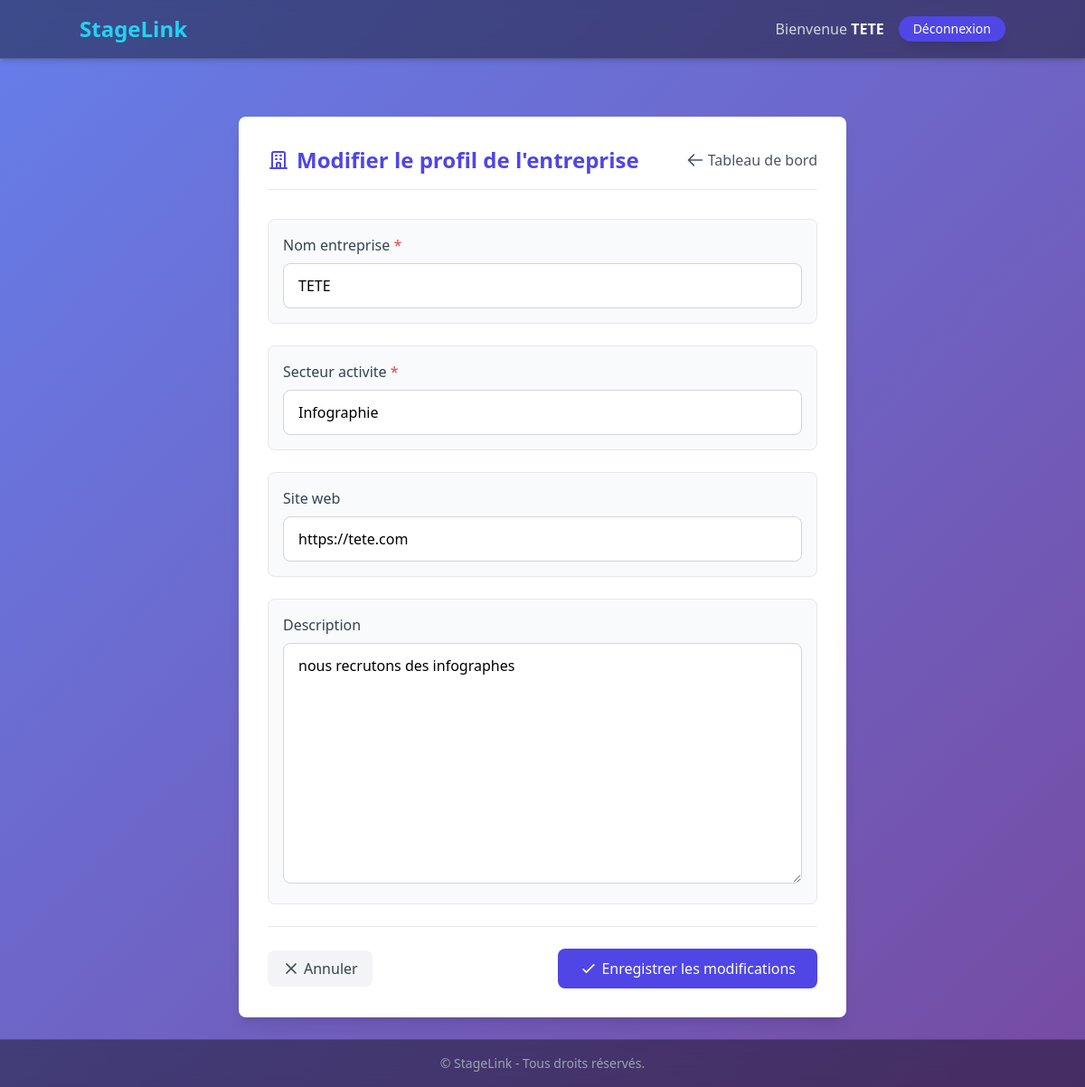
/entreprise/modifier-profil/ (signed in), run on the app's committed database.
### accounts/models.py (models this page shows, shortened)
class CustomUser(AbstractBaseUser, PermissionsMixin):
    email = models.EmailField(unique=True)
    username = models.CharField(max_length=255, unique=True)
    user_type = models.CharField(
        max_length=20,
        choices=[('etudiant', 'Étudiant'), ('entreprise', 'Entreprise')],
        default='etudiant'
    )
    is_active = models.BooleanField(default=True)
    is_staff = models.BooleanField(default=False)
    objects = CustomUserManager()
    USERNAME_FIELD = 'email'
    REQUIRED_FIELDS = ['username']

### entreprises/models.py (models this page shows, shortened)
class Entreprise(models.Model):
    user = models.OneToOneField(CustomUser, on_delete=models.CASCADE)
    nom_entreprise = models.CharField(max_length=255)
    secteur_activite = models.CharField(max_length=255)
    site_web = models.URLField(blank=True)
    description = models.TextField(blank=True)

### entreprises/views.py (the view)
# urls.py: path('modifier-profil/', views.modifier_profil_entreprise, name='modifier_profil_entreprise'),
@login_required
def modifier_profil_entreprise(request):
    entreprise = get_object_or_404(Entreprise, user=request.user)
    if request.method == 'POST':
        form = EntrepriseProfilForm(request.POST, instance=entreprise)
        if form.is_valid():
            form.save()
            return redirect('tableau_de_bord_entreprise')
    else:
        form = EntrepriseProfilForm(instance=entreprise)
    return render(request, 'entreprises/modifier_profil_entreprise.html', {'form': form})

### entreprises/forms.py
class EntrepriseProfilForm(forms.ModelForm):
    class Meta:
        model = Entreprise
        fields = ['nom_entreprise', 'secteur_activite', 'site_web', 'description']
        widgets = {
            'nom_entreprise': forms.TextInput(attrs={'class': 'border p-2 w-full rounded'}),
            'secteur_activite': forms.TextInput(attrs={'class': 'border p-2 w-full rounded'}),
            'site_web': forms.URLInput(attrs={'class': 'border p-2 w-full rounded'}),
            'description': forms.Textarea(attrs={'class': 'border p-2 w-full rounded'}),
        }

### entreprises/templates/entreprises/modifier_profil_entreprise.html (shortened to what this page needs)
{% extends "base.html" %}
{% load widget_tweaks %}
{% block content %}
<div class="max-w-2xl mx-auto mt-10 p-8 bg-white rounded-lg shadow-lg">
  <div class="flex justify-between items-center mb-8 border-b pb-4">
    <h2 class="text-2xl font-bold text-indigo-600">
      <span class="flex items-center">
        Modifier le profil de l'entreprise
      </span>
    </h2>
    <a href="{% url 'tableau_de_bord_entreprise' %}" class="flex items-center text-gray-600 hover:text-indigo-600 transition duration-300">
      <svg xmlns="http://www.w3.org/2000/svg" class="h-5 w-5 mr-1" fill="none" viewBox="0 0 24 24" stroke="currentColor">
        <path stroke-linecap="round" stroke-linejoin="round" stroke-width="2" d="M10 19l-7-7m0 0l7-7m-7 7h18" />
      </svg>
      Tableau de bord
    </a>
  </div>
  <form method="post" class="space-y-6">
    {% for field in form %}
      <div class="bg-gray-50 rounded-lg p-4 border border-gray-200 transition duration-300 hover:border-indigo-300 hover:shadow-sm">
        <label for="{{ field.id_for_label }}" class="block text-gray-700 font-medium mb-2">
          {{ field.label }}
          {% if field.field.required %}
            <span class="text-red-500">*</span>
          {% endif %}
        </label>
        {% if field.field.widget.input_type == 'textarea' %}
          {% render_field field class="w-full border border-gray-300 rounded-lg px-4 py-3 focus:ring-2 focus:ring-indigo-500 focus:border-indigo-500 min-h-32" placeholder=field.label %}
        {% else %}
          {% render_field field class="w-full border border-gray-300 rounded-lg px-4 py-3 focus:ring-2 focus:ring-indigo-500 focus:border-indigo-500" placeholder=field.label %}
        {% endif %}
      </div>
    {% endfor %}
    <div class="pt-6 mt-4 border-t border-gray-200 flex items-center justify-between">
      <a href="{% url 'profil_entreprise' %}" class="flex items-center px-4 py-2 bg-gray-100 text-gray-700 rounded-lg hover:bg-gray-200 transition duration-300">
        <svg xmlns="http://www.w3.org/2000/svg" class="h-5 w-5 mr-1" fill="none" viewBox="0 0 24 24" stroke="currentColor">
          <path stroke-linecap="round" stroke-linejoin="round" stroke-width="2" d="M6 18L18 6M6 6l12 12" />
        </svg>
        Annuler
      </a>
      <button type="submit" class="flex items-center px-6 py-2.5 bg-indigo-600 text-white rounded-lg hover:bg-indigo-700 transition duration-300">
        <svg xmlns="http://www.w3.org/2000/svg" class="h-5 w-5 mr-1" fill="none" viewBox="0 0 24 24" stroke="currentColor">
          <path stroke-linecap="round" stroke-linejoin="round" stroke-width="2" d="M5 13l4 4L19 7" />
        </svg>
        Enregistrer les modifications
      </button>
    </div>
  </form>
</div>
{% endblock %}

### templates/base.html (shortened to what this page needs)
<!DOCTYPE html>
<html lang="fr">
<head>
    <script src="https://cdn.tailwindcss.com"></script>
</head>
<body class="min-h-screen flex flex-col" style="background: linear-gradient(135deg, #667eea 0%, #764ba2 100%);">
    {% load widget_tweaks %}
    <nav class="p-4 shadow-md" style="background: rgba(0, 0, 0, 0.4); backdrop-filter: blur(10px); -webkit-backdrop-filter: blur(10px); border-bottom: 1px solid rgba(255, 255, 255, 0.1);">
        <div class="container mx-auto flex justify-between items-center">
            <a href="#" class="text-2xl font-bold text-cyan-400 hover:text-cyan-300 transition">
                StageLink
            </a>
            <div class="flex items-center space-x-4">
                {% if user.is_authenticated %}
                    <span class="text-gray-300">Bienvenue <strong class="text-white">{{ user.username }}</strong></span>
                    <form method="post" action="{% url 'logout' %}" class="inline">
                        <button type="submit" class="bg-indigo-600 hover:bg-indigo-700 text-white px-4 py-1 rounded-full text-sm transition shadow-lg hover:shadow-xl">
                            Déconnexion
                        </button>
                    </form>
                {% endif %}
            </div>
        </div>
    </nav>
    <main class="flex-grow container mx-auto p-6">
        {% block content %}
        {% endblock %}
    </main>
    <footer class="text-center p-4 text-sm" style="background: rgba(0, 0, 0, 0.4); backdrop-filter: blur(10px); -webkit-backdrop-filter: blur(10px); border-top: 1px solid rgba(255, 255, 255, 0.1);">
        <span class="text-gray-400">© {{ now|date:"Y" }} StageLink - Tous droits réservés.</span>
    </footer>
</body>
</html>

### data on the page
CustomUser: username "TETE"
Entreprise: nom_entreprise "TETE" "Infographie" "https://tete.com" "nous recrutons des infographes"

### other printed values
{{ field.label }} "Nom entreprise" "Secteur activite" "Site web" "Description"
